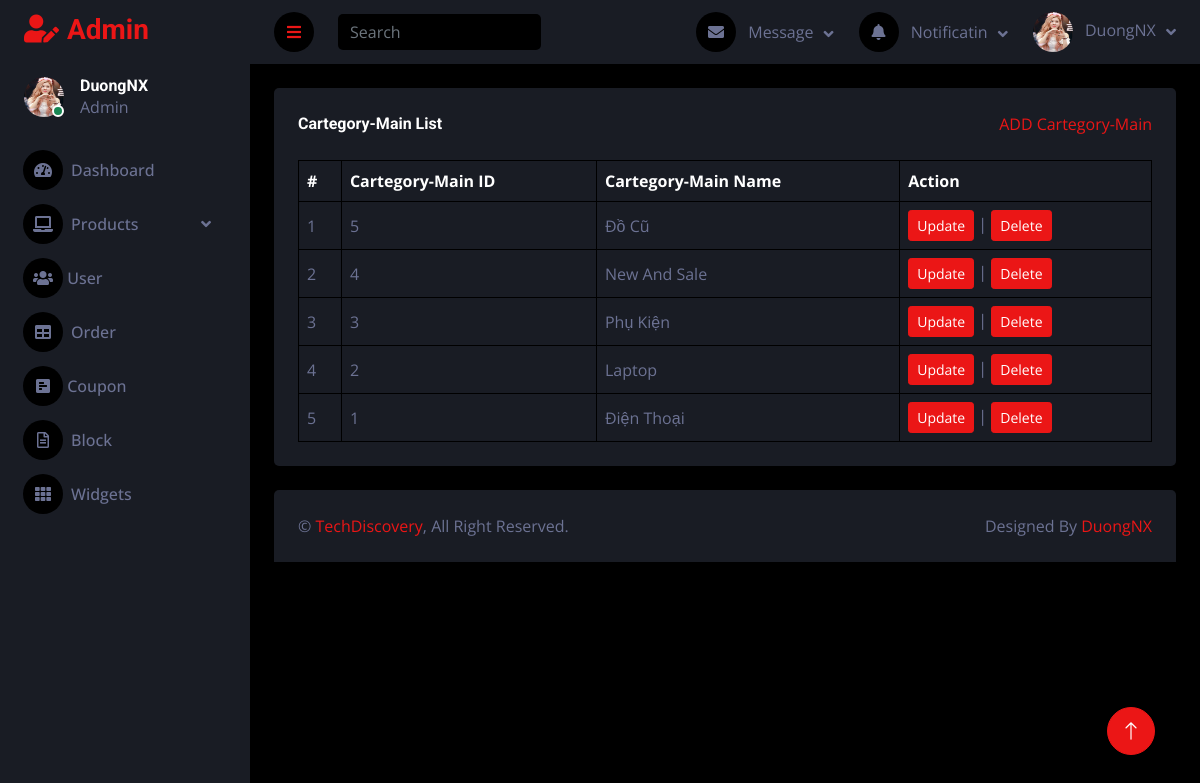
The page /admin/cartegory_mainlist.php on the database as committed earlier.
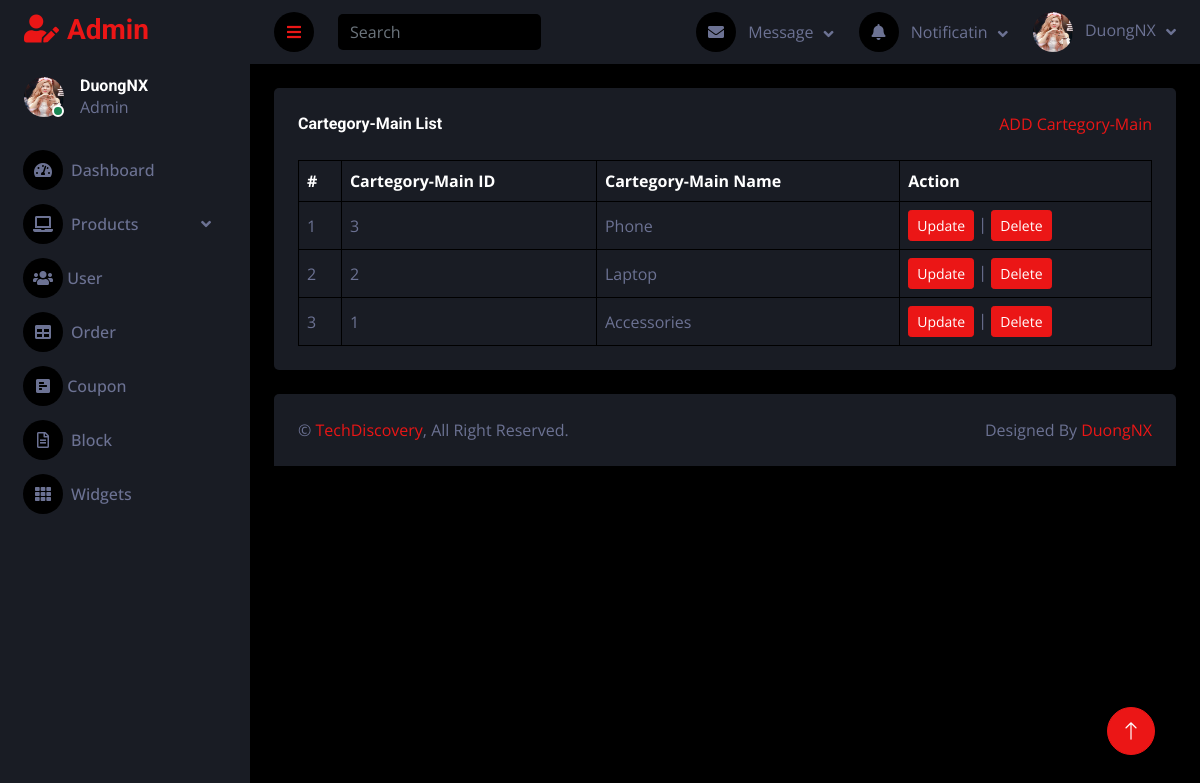
The same page on the database as committed later.
### tables this page shows
CREATE TABLE `tbl_cartegory_main` (
  `cartegory_main_id` int(11) NOT NULL,
  `cartegory_main_name` varchar(255) NOT NULL
);

### admin/database.php (called while the page is built, shortened)
<?php
class Database
{
    public $host = DB_HOST;
    public $user = DB_USER;
    public $pass = DB_PASS;
    public $dbname = DB_NAME;
    public $link;
    private function connectDB()
    {
        $this->link = new mysqli($this->host, $this->user, $this->pass, $this->dbname);
    }
    public function select($query)
    {
        $result = $this->link->query($query) or die($this->link->error . __LINE__);
        if ($result->num_rows > 0) {
            return $result;
        } else {
            return false;
        }
    }
}
?>

### admin/class/cartegory_main_class.php (called while the page is built, shortened)
<?php
    include 'database.php';
?>
<?php
    class cartegory_main {
        private $db;
        public function __construct()
        {
            $this -> db = new Database();
        }
        public function show_cartegory_main() {
            $query = "SELECT * FROM tbl_cartegory_main ORDER BY cartegory_main_id DESC";
            $result = $this->db->select($query);
            return $result;
        }
    }
?>

### admin/cartegory_mainlist.php (the view, shortened to what this page needs)
<?php
include "header.php";
include "sidebar.php";
include "navbar.php";
include "class/cartegory_main_class.php";
?>
<div class="container-fluid pt-4 px-4">
    <div class="bg-secondary text-center rounded p-4">
        <div class="d-flex align-items-center justify-content-between mb-4">
            <h6 class="mb-0">Cartegory-Main List</h6>
            <a href="cartegory_main_add.php">ADD Cartegory-Main</a>
        </div>
        <div class="table-responsive">
            <table class="table text-start align-middle table-bordered table-hover mb-0">
                <thead>
                    <tr class="text-white">
                        <th scope="col">#</th>
                        <th scope="col">Cartegory-Main ID</th>
                        <th scope="col">Cartegory-Main Name</th>
                        <th scope="col">Action</th>
                    </tr>
                </thead>
                <tbody>
                    <?php
                    $cartegory_main = new cartegory_main;
                    $show_cartegory_main = $cartegory_main->show_cartegory_main();
                    if ($show_cartegory_main) {
                        $i = 0;
                        while ($result = $show_cartegory_main->fetch_assoc()) {
                            $i++;
                    ?>
                            <tr>
                                <td><?php echo $i ?></td>
                                <td><?php echo $result['cartegory_main_id'] ?></td>
                                <td><?php echo $result['cartegory_main_name'] ?></td>
                                <td>
                                    <a class="btn btn-sm btn-primary" href="cartegory_mainedit.php?cartegory_main_id=<?php echo $result['cartegory_main_id'] ?>">Update</a> |
                                    <a class="btn btn-sm btn-primary" href="#" onclick="confirmDelete(<?php echo $result['cartegory_main_id']; ?>)">Delete</a>
                                </td>
                            </tr>
                    <?php
                        }
                    }
                    ?>
                </tbody>
            </table>
        </div>
    </div>
</div>
<?php
include "footer.php";
?>

Rows that differ between the two databases and show on the page:
removed tbl_cartegory_main: cartegory_main_id "5", cartegory_main_name "Đồ Cũ"
removed tbl_cartegory_main: cartegory_main_id "4", cartegory_main_name "New And Sale"
changed tbl_cartegory_main id 3: cartegory_main_name "Phụ Kiện" → "Phone"
changed tbl_cartegory_main id 1: cartegory_main_name "Điện Thoại" → "Accessories"
